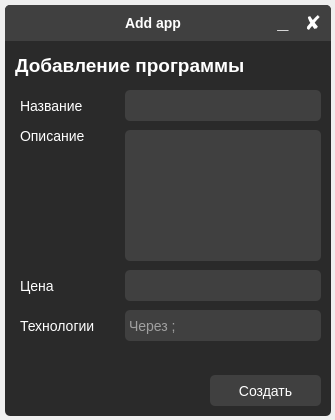
<?xml version="1.0" encoding="UTF-8"?>
<ui version="4.0">
 <class>add_app</class>
 <widget class="QDialog" name="add_app">
  <property name="geometry">
   <rect>
    <x>0</x>
    <y>0</y>
    <width>335</width>
    <height>420</height>
   </rect>
  </property>
  <property name="font">
   <font>
    <pointsize>1</pointsize>
   </font>
  </property>
  <property name="windowTitle">
   <string>Add app</string>
  </property>
  <property name="styleSheet">
   <string notr="true"/>
  </property>
  <widget class="QFrame" name="frame">
   <property name="geometry">
    <rect>
     <x>5</x>
     <y>5</y>
     <width>326</width>
     <height>411</height>
    </rect>
   </property>
   <property name="minimumSize">
    <size>
     <width>326</width>
     <height>411</height>
    </size>
   </property>
   <property name="maximumSize">
    <size>
     <width>326</width>
     <height>411</height>
    </size>
   </property>
   <property name="styleSheet">
    <string notr="true">border: none;
border-radius: 5px;
background-color: #2a2a2a;
color: white;</string>
   </property>
   <property name="frameShape">
    <enum>QFrame::StyledPanel</enum>
   </property>
   <property name="frameShadow">
    <enum>QFrame::Raised</enum>
   </property>
   <widget class="QLineEdit" name="lineEdit_3">
    <property name="geometry">
     <rect>
      <x>120</x>
      <y>305</y>
      <width>196</width>
      <height>31</height>
     </rect>
    </property>
    <property name="styleSheet">
     <string notr="true">padding: 2px;
font-size: 14px;
height: 28px;
color: white;
background-color: #404040;
border-radius: 5px;</string>
    </property>
    <property name="placeholderText">
     <string>Через ;</string>
    </property>
   </widget>
   <widget class="QPushButton" name="pushButton">
    <property name="geometry">
     <rect>
      <x>205</x>
      <y>370</y>
      <width>111</width>
      <height>31</height>
     </rect>
    </property>
    <property name="styleSheet">
     <string notr="true">QPushButton {
	padding: 2px;
	font-size: 14px;
	height: 28px;
	color: white;
	background-color: #404040;
	border-radius: 5px;
}
QPushButton::hover {
	background-color: #949494;
}</string>
    </property>
    <property name="text">
     <string>Создать</string>
    </property>
   </widget>
   <widget class="QTextEdit" name="textEdit">
    <property name="geometry">
     <rect>
      <x>120</x>
      <y>125</y>
      <width>196</width>
      <height>131</height>
     </rect>
    </property>
    <property name="styleSheet">
     <string notr="true">padding: 2px;
font-size: 14px;
height: 28px;
color: white;
background-color: #404040;
border-radius: 5px;</string>
    </property>
   </widget>
   <widget class="QLabel" name="label_3">
    <property name="geometry">
     <rect>
      <x>15</x>
      <y>120</y>
      <width>91</width>
      <height>21</height>
     </rect>
    </property>
    <property name="font">
     <font>
      <pointsize>-1</pointsize>
      <weight>50</weight>
      <bold>false</bold>
     </font>
    </property>
    <property name="styleSheet">
     <string notr="true">font-size: 14px;</string>
    </property>
    <property name="text">
     <string>Описание</string>
    </property>
   </widget>
   <widget class="QLineEdit" name="lineEdit">
    <property name="geometry">
     <rect>
      <x>120</x>
      <y>85</y>
      <width>196</width>
      <height>31</height>
     </rect>
    </property>
    <property name="styleSheet">
     <string notr="true">padding: 2px;
font-size: 14px;
height: 28px;
color: white;
background-color: #404040;
border-radius: 5px;</string>
    </property>
   </widget>
   <widget class="QLabel" name="label_4">
    <property name="geometry">
     <rect>
      <x>15</x>
      <y>270</y>
      <width>91</width>
      <height>21</height>
     </rect>
    </property>
    <property name="font">
     <font>
      <pointsize>-1</pointsize>
      <weight>50</weight>
      <bold>false</bold>
     </font>
    </property>
    <property name="styleSheet">
     <string notr="true">font-size: 14px;</string>
    </property>
    <property name="text">
     <string>Цена</string>
    </property>
   </widget>
   <widget class="QLabel" name="label">
    <property name="geometry">
     <rect>
      <x>10</x>
      <y>50</y>
      <width>271</width>
      <height>21</height>
     </rect>
    </property>
    <property name="font">
     <font>
      <pointsize>-1</pointsize>
      <weight>75</weight>
      <bold>true</bold>
     </font>
    </property>
    <property name="styleSheet">
     <string notr="true">font-size: 19px;</string>
    </property>
    <property name="text">
     <string>Добавление программы</string>
    </property>
   </widget>
   <widget class="QLabel" name="label_6">
    <property name="geometry">
     <rect>
      <x>15</x>
      <y>310</y>
      <width>91</width>
      <height>21</height>
     </rect>
    </property>
    <property name="font">
     <font>
      <pointsize>-1</pointsize>
      <weight>50</weight>
      <bold>false</bold>
     </font>
    </property>
    <property name="styleSheet">
     <string notr="true">font-size: 14px;</string>
    </property>
    <property name="text">
     <string>Технологии</string>
    </property>
   </widget>
   <widget class="QLabel" name="label_2">
    <property name="geometry">
     <rect>
      <x>15</x>
      <y>90</y>
      <width>91</width>
      <height>21</height>
     </rect>
    </property>
    <property name="font">
     <font>
      <pointsize>-1</pointsize>
      <weight>50</weight>
      <bold>false</bold>
     </font>
    </property>
    <property name="styleSheet">
     <string notr="true">font-size: 14px;</string>
    </property>
    <property name="text">
     <string>Название</string>
    </property>
   </widget>
   <widget class="QLineEdit" name="lineEdit_2">
    <property name="geometry">
     <rect>
      <x>120</x>
      <y>265</y>
      <width>196</width>
      <height>31</height>
     </rect>
    </property>
    <property name="styleSheet">
     <string notr="true">padding: 2px;
font-size: 14px;
height: 28px;
color: white;
background-color: #404040;
border-radius: 5px;</string>
    </property>
   </widget>
   <widget class="QLabel" name="label_5">
    <property name="geometry">
     <rect>
      <x>10</x>
      <y>375</y>
      <width>186</width>
      <height>21</height>
     </rect>
    </property>
    <property name="text">
     <string/>
    </property>
   </widget>
   <widget class="QFrame" name="frame_3">
    <property name="geometry">
     <rect>
      <x>0</x>
      <y>0</y>
      <width>326</width>
      <height>36</height>
     </rect>
    </property>
    <property name="styleSheet">
     <string notr="true">QFrame{
	border-bottom-left-radius: 0px;
	border-bottom-right-radius: 0px;
	background-color: #404040;
}</string>
    </property>
    <property name="frameShape">
     <enum>QFrame::StyledPanel</enum>
    </property>
    <property name="frameShadow">
     <enum>QFrame::Raised</enum>
    </property>
    <widget class="QPushButton" name="pushButton_8">
     <property name="geometry">
      <rect>
       <x>295</x>
       <y>5</y>
       <width>26</width>
       <height>26</height>
      </rect>
     </property>
     <property name="font">
      <font>
       <pointsize>-1</pointsize>
       <weight>75</weight>
       <bold>true</bold>
      </font>
     </property>
     <property name="styleSheet">
      <string notr="true">QPushButton {
	font-size: 20px;
	height: 28px;
	color: white;
	background-color: #404040;
	border-radius: 5px;
}
QPushButton::hover {
	background-color: #ffb0be;
	color: black;
}</string>
     </property>
     <property name="text">
      <string>✘</string>
     </property>
    </widget>
    <widget class="QPushButton" name="pushButton_9">
     <property name="geometry">
      <rect>
       <x>265</x>
       <y>5</y>
       <width>26</width>
       <height>26</height>
      </rect>
     </property>
     <property name="font">
      <font>
       <pointsize>-1</pointsize>
       <weight>75</weight>
       <bold>true</bold>
      </font>
     </property>
     <property name="styleSheet">
      <string notr="true">QPushButton {
	padding-bottom: 4px;
	font-size: 20px;
	color: white;
	background-color: #404040;
	border-radius: 5px;
}
QPushButton::hover {
	background-color: #2a2a2a;
}</string>
     </property>
     <property name="text">
      <string>_</string>
     </property>
    </widget>
    <widget class="QLabel" name="label_8">
     <property name="geometry">
      <rect>
       <x>120</x>
       <y>10</y>
       <width>71</width>
       <height>16</height>
      </rect>
     </property>
     <property name="font">
      <font>
       <pointsize>-1</pointsize>
       <weight>75</weight>
       <bold>true</bold>
      </font>
     </property>
     <property name="styleSheet">
      <string notr="true">font-size: 14px;
color: white;</string>
     </property>
     <property name="text">
      <string>Add app</string>
     </property>
    </widget>
   </widget>
  </widget>
 </widget>
 <resources/>
 <connections/>
</ui>
